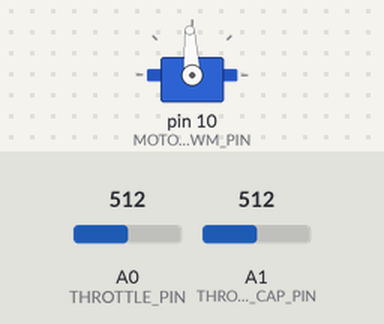
A sketch run on a simulated Arduino Uno, built with avr-gcc and run on an emulated ATmega328P. On the bench: servo. Inputs (shaded band) come from the test bench; at power-on: A0 (THROTTLE_PIN) = 512, A1 (THROTTLE_CAP_PIN) = 512.

Above: at 1.2 s.
1.3 s: A0 (THROTTLE_PIN) set to 306
At 2.0 s:
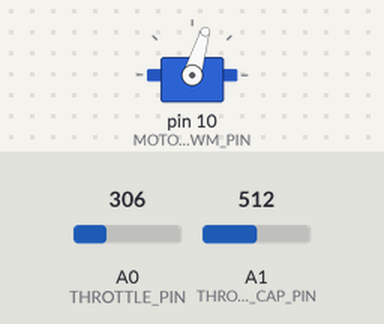
2.8 s: A1 (THROTTLE_CAP_PIN) set to 122
At 4.2 s:
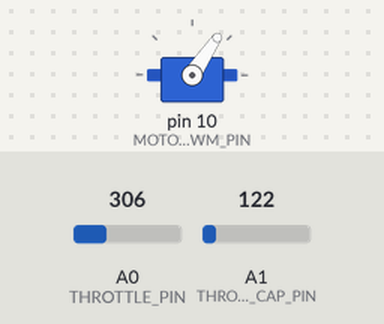
Timing chart, 0 to 5.8 s (numbered marks = the images above; inputs shaded):
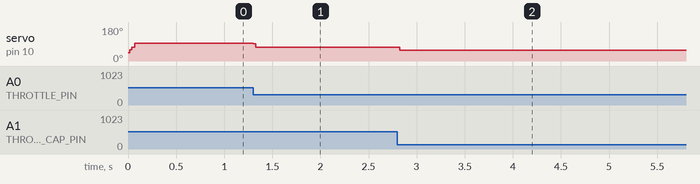

Measured:
- after the input at 1.3 s, servo on pin 10 (MOTOR_PWM_PIN): 93° → 73° at once
- after the input at 2.8 s, servo on pin 10 (MOTOR_PWM_PIN): 73° → 56° at once

The sketch:

throttleControl.ino
```cpp
#include <Servo.h>

#define MOTOR_PWM_PIN 10

#define THROTTLE_PIN A0
#define THROTTLE_CAP_PIN A1

//  PWM limits for the ESC
#define MIN_PWM 1000
#define MAX_PWM 2000

//  Weights for a weighted average of the old PWM and the new PWM
//  (reduces noise from the throttle)
#define OLD_PWM_WEIGHT 2
#define NEW_PWM_WEIGHT 1

//  Limits how fast the PWM can change. (Some ESCs don't like sudden changes)
#define MAX_PWM_CHANGE 10

Servo motor; // Yes I know we aren't using a servo but this works

long throttlePWM = MIN_PWM;
long outputPWM = MIN_PWM;

void setup() {
    Serial.begin(9600);
    pinMode(THROTTLE_PIN, INPUT);
    pinMode(THROTTLE_CAP_PIN, INPUT);
    motor.attach(MOTOR_PWM_PIN);
}

void loop() {
    int throttle = analogRead(THROTTLE_PIN);
    int throttleCap = analogRead(THROTTLE_CAP_PIN);

    //  Throttle value
    throttle = min(throttle, throttleCap);

    //  Convert throttle to PWM
    long newThrottlePWM = ((long)throttle * (MAX_PWM - MIN_PWM)) / 1024 + MIN_PWM;

    //  Weighted average of previous and new PWM
    throttlePWM = (throttlePWM * OLD_PWM_WEIGHT + newThrottlePWM * NEW_PWM_WEIGHT) / (OLD_PWM_WEIGHT + NEW_PWM_WEIGHT);

    //  Limit PWM change
    if (throttlePWM > outputPWM + MAX_PWM_CHANGE) {
        outputPWM += MAX_PWM_CHANGE;
    }
    else if (throttlePWM < outputPWM - MAX_PWM_CHANGE) {
        outputPWM -= MAX_PWM_CHANGE;
    }
    else {
        outputPWM = throttlePWM;
    }

    //  Output PWM
    motor.writeMicroseconds(outputPWM);
    delay(1);
}
```
